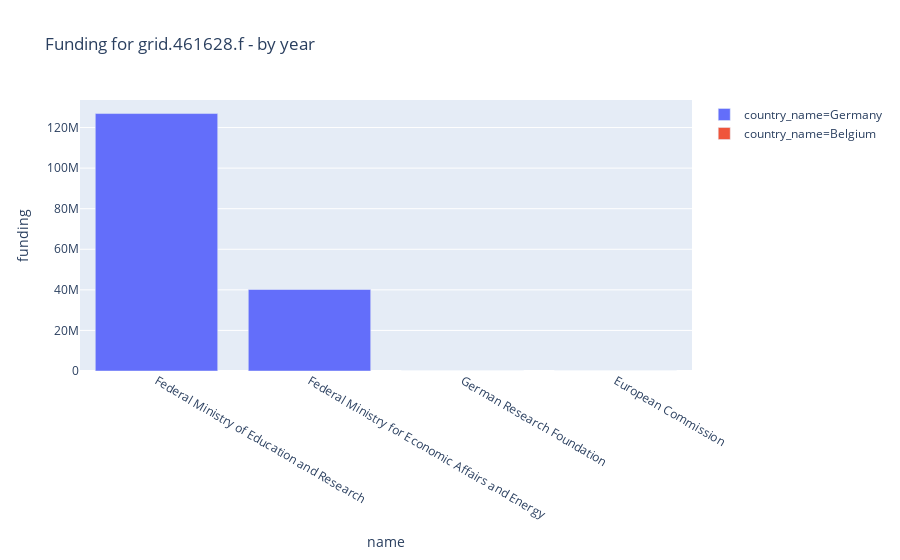

Here is the notebook cell this chart was saved with:
### Markdown cell above
## Top funders split by country of the funder

### Code cell
px.bar(df, x="name", y="funding", color="country_name",
       title=f"Funding for {GRIDID} - by year")

### Figure 1 — Plotly figure (JSON) as saved in the notebook; plotly's stock layout.template omitted (floating-point values rounded to 4 significant figures)
{"data": [{"alignmentgroup": "True", "hoverlabel": {"namelength": 0}, "hovertemplate": "country_name=Germany<br>name=%{x}<br>funding=%{y}", "legendgroup": "country_name=Germany", "marker": {"color": "#636efa"}, "name": "country_name=Germany", "offsetgroup": "country_name=Germany", "orientation": "v", "showlegend": true, "textposition": "auto", "type": "bar", "x": ["Federal Ministry of Education and Research", "Federal Ministry for Economic Affairs and Energy", "German Research Foundation"], "xaxis": "x", "y": [126898901, 40178610, 0], "yaxis": "y"}, {"alignmentgroup": "True", "hoverlabel": {"namelength": 0}, "hovertemplate": "country_name=Belgium<br>name=%{x}<br>funding=%{y}", "legendgroup": "country_name=Belgium", "marker": {"color": "#EF553B"}, "name": "country_name=Belgium", "offsetgroup": "country_name=Belgium", "orientation": "v", "showlegend": true, "textposition": "auto", "type": "bar", "x": ["European Commission"], "xaxis": "x", "y": [0], "yaxis": "y"}], "layout": {"autosize": true, "barmode": "relative", "legend": {"tracegroupgap": 0}, "title": {"text": "Funding for grid.461628.f - by year"}, "xaxis": {"anchor": "y", "autorange": true, "domain": [0, 1], "range": [-0.5, 3.5], "title": {"text": "name"}, "type": "category"}, "yaxis": {"anchor": "x", "autorange": true, "domain": [0, 1], "range": [0, 133600000.0], "title": {"text": "funding"}, "type": "linear"}}}
